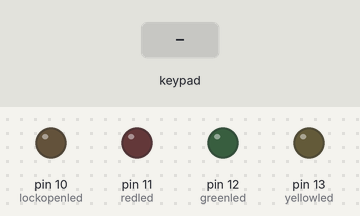
A sketch run on a simulated Arduino Uno, built with avr-gcc and run on an emulated ATmega328P. Parts: output pins drawn as LEDs (lit = HIGH). The inputs (shaded band) are chosen by the test bench. EEPROM starts erased; what the sketch prints to the serial monitor is not drawn.

Above: at 2.2 s.
2.3 s: keypad keys 9 8 7 6 # pressed 0.4 s apart
At 4.7 s:
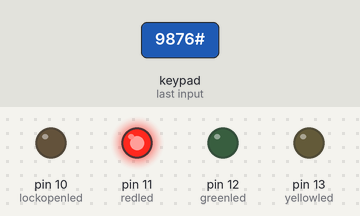
7.3 s: key 'A' pressed
8.8 s: key 'B' pressed
10.3 s: keypad keys 9 8 7 6 pressed 0.4 s apart
13.4 s: keypad keys 9 8 7 6 * pressed 0.4 s apart
At 16.7 s:
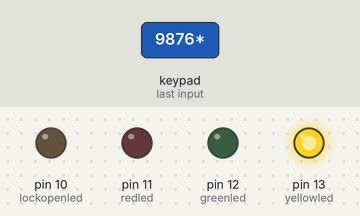
17.5 s: key '1' pressed
At 19.2 s:
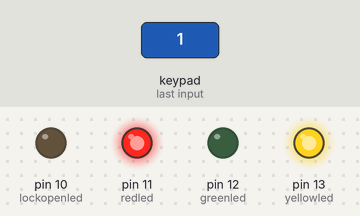
Timing chart, 0 to 21.2 s (numbered marks = the images above; inputs shaded):
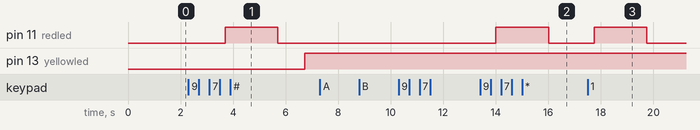

Measured:
- after the input at 2.3 s, pin 11 (redled): LOW → HIGH after 1.4 s, → LOW 2.0 s later; pin 13 (yellowled): LOW → HIGH after 4.4 s
- after the input at 7.3 s, every drawn part: stays the same
- after the input at 8.8 s, every drawn part: stays the same
- after the input at 10.3 s, every drawn part: stays the same
- after the input at 13.4 s, pin 11 (redled): LOW → HIGH after 0.61 s, → LOW 2.0 s later
- after the input at 17.5 s, pin 11 (redled): LOW → HIGH after 0.24 s, → LOW 2.0 s later

The sketch:

phoneholderV1.ino
```cpp
#include <Keypad.h>
#include<EEPROM.h>

char password[4];
char initial_password[4],new_password[4];
int i=0;
//int relay_pin = 10;
char key_pressed=0;
int greenled = 12;
int redled = 11;
int lockopenled = 10;
int yellowled = 13;

const byte ROWS = 4;
const byte COLS = 4;
char hexaKeys[ROWS][COLS] = {
  {'1', '2', '3', 'A'},
  {'4', '5', '6', 'B'},
  {'7', '8', '9', 'C'},
  {'*', '0', '#', 'D'}
};
byte rowPins[ROWS] = {9, 8, 7, 6};
byte colPins[COLS] = {5, 4, 3, 2};
Keypad keypad_key = Keypad(makeKeymap(hexaKeys), rowPins, colPins, ROWS, COLS);

void setup(){
  Serial.begin(9600);
  pinMode(lockopenled, OUTPUT);
  pinMode(greenled, OUTPUT);
  pinMode(redled, OUTPUT);
  pinMode(yellowled, OUTPUT);
  Serial.print("Secure phone lock V1.0!");
  delay(1000);
  Serial.print("Enter Password");
  initialpassword();
}

void loop(){
//  digitalWrite(relay_pin, HIGH);
  key_pressed = keypad_key.getKey();
  if(key_pressed=='#')
    change();
  if (key_pressed)
  {

    password[i++]=key_pressed;
    Serial.print(key_pressed);
      }
  if(i==4)
  {
    delay(200);
    for(int j=0;j<4;j++)
      initial_password[j]=EEPROM.read(j);
    if(!(strncmp(password, initial_password,4)))
    {
      Serial.print("Pass Accepted");
      digitalWrite(lockopenled, HIGH);
      digitalWrite(greenled, HIGH);
      delay(12000);
      digitalWrite(greenled, LOW);
//      digitalWrite(relay_pin, LOW);
      delay(500);
      digitalWrite(lockopenled, LOW);
      Serial.print("Pres # to change");
      delay(1000);
      Serial.print("Enter Password:");
      i=0;
    }
    else{
//      digitalWrite(relay_pin, HIGH);
      Serial.print("Wrong Password");
      digitalWrite(redled, HIGH);
      delay(2000);
      digitalWrite(redled, LOW);
      Serial.print("Pres # to Change");
      delay(1000);
      Serial.print("Enter Password");
      i=0;
    }
  }
}
void change(){
  int j=0;
  Serial.print("Current Password");
      digitalWrite(yellowled, HIGH);

  while(j<4)
  {
    char key=keypad_key.getKey();
    if(key)
    {
      new_password[j++]=key;
      Serial.print(key);
    }
    key=0;
  }
  delay(500);
  if((strncmp(new_password, initial_password, 4)))
  {
    Serial.print("Wrong Password");
    Serial.print("Try Again");
    delay(1000);
  }
  else
  {
    j=0;
    Serial.print("New Password:");
    while(j<4)
    {
      char key=keypad_key.getKey();
      if(key)
      {
        initial_password[j]=key;
        Serial.print(key);
        EEPROM.write(j,key);
        j++;
      }
    }
    Serial.print("Pass Changed");
    digitalWrite(yellowled, LOW);
    delay(1000);
  }
  Serial.print("Enter Password");
  key_pressed=0;
}
void initialpassword(){
  for(int j=0;j<4;j++)
    EEPROM.write(j, j+49);
  for(int j=0;j<4;j++)
    initial_password[j]=EEPROM.read(j);
}

//void beep(){
//  digitalWrite(buzzer, HIGH);   // turn the LED on (HIGH is the voltage level)
//  delay(200);                       // wait for a second
//  digitalWrite(buzzer, LOW);
//  delay(200);
//}
```
